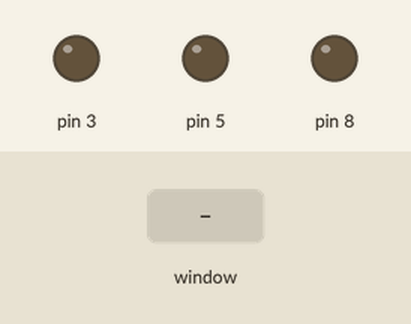
Simulated run of this program. Board: Raspberry Pi (header pin numbers). Shown: output pins drawn as LEDs (lit = HIGH). Inputs (shaded band) come from the test bench. The desktop window is not drawn, its controls go by their first labels and the mouse button is held 0.15 s.

Above: at 1.2 s.
1.3 s: control labelled "RED" in the window clicked
At 2.4 s:
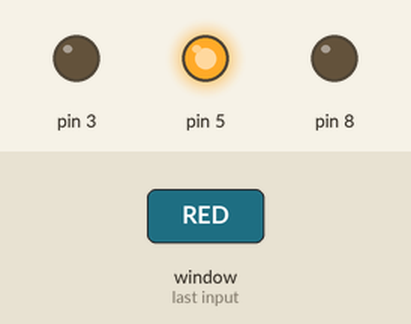
2.8 s: control labelled "BLUE" in the window clicked
At 3.5 s:
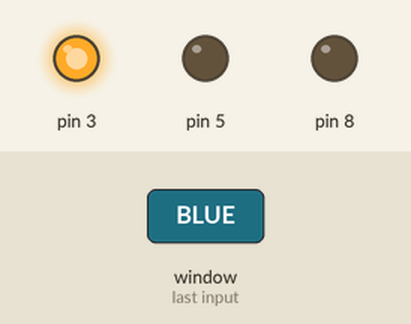
4.3 s: control labelled "GREEN" in the window clicked
At 4.7 s:
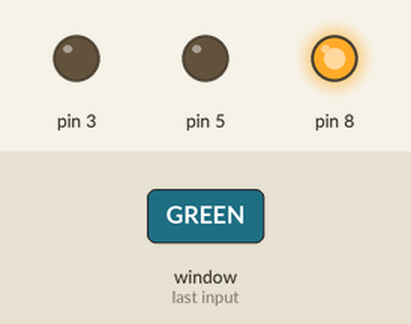
Timing chart, 0 to 7.3 s (numbered marks = the images above; inputs shaded):
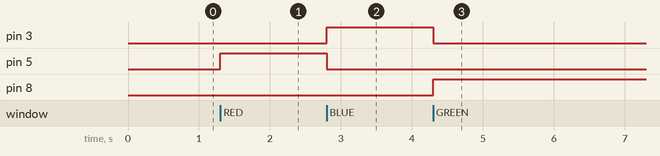

The program:

gui.py
```python
from tkinter import *

import RPi.GPIO as GPIO
import time
GPIO.setwarnings(False)
GPIO.setmode(GPIO.BOARD)
GPIO.setup(8,GPIO.OUT)
GPIO.setup(3,GPIO.OUT)
GPIO.setup(5,GPIO.OUT)

def red():
   GPIO.output(5,GPIO.HIGH)
   GPIO.output(3,GPIO.LOW)
   GPIO.output(8,GPIO.LOW)

def blue():
   GPIO.output(3,GPIO.HIGH)
   GPIO.output(5,GPIO.LOW)
   GPIO.output(8,GPIO.LOW)

def green():
   GPIO.output(8,GPIO.HIGH)
   GPIO.output(3,GPIO.LOW)
   GPIO.output(5,GPIO.LOW)

root = Tk()
var = IntVar()
R1 = Radiobutton(root, text="RED", variable=var, value=1,
                  command=red)
R1.pack( anchor = W )

R2 = Radiobutton(root, text="BLUE", variable=var, value=2,
                  command=blue)
R2.pack( anchor = W )

R3 = Radiobutton(root, text="GREEN", variable=var, value=3,
                  command=green)
R3.pack( anchor = W)

label = Label(root)
label.pack()
root.mainloop()
```

Measured:
- after the input at 1.3 s, pin 5: LOW → HIGH at once
- after the input at 2.8 s, pin 3: LOW → HIGH at once; pin 5: HIGH → LOW at once
- after the input at 4.3 s, pin 3: HIGH → LOW at once; pin 8: LOW → HIGH at once
